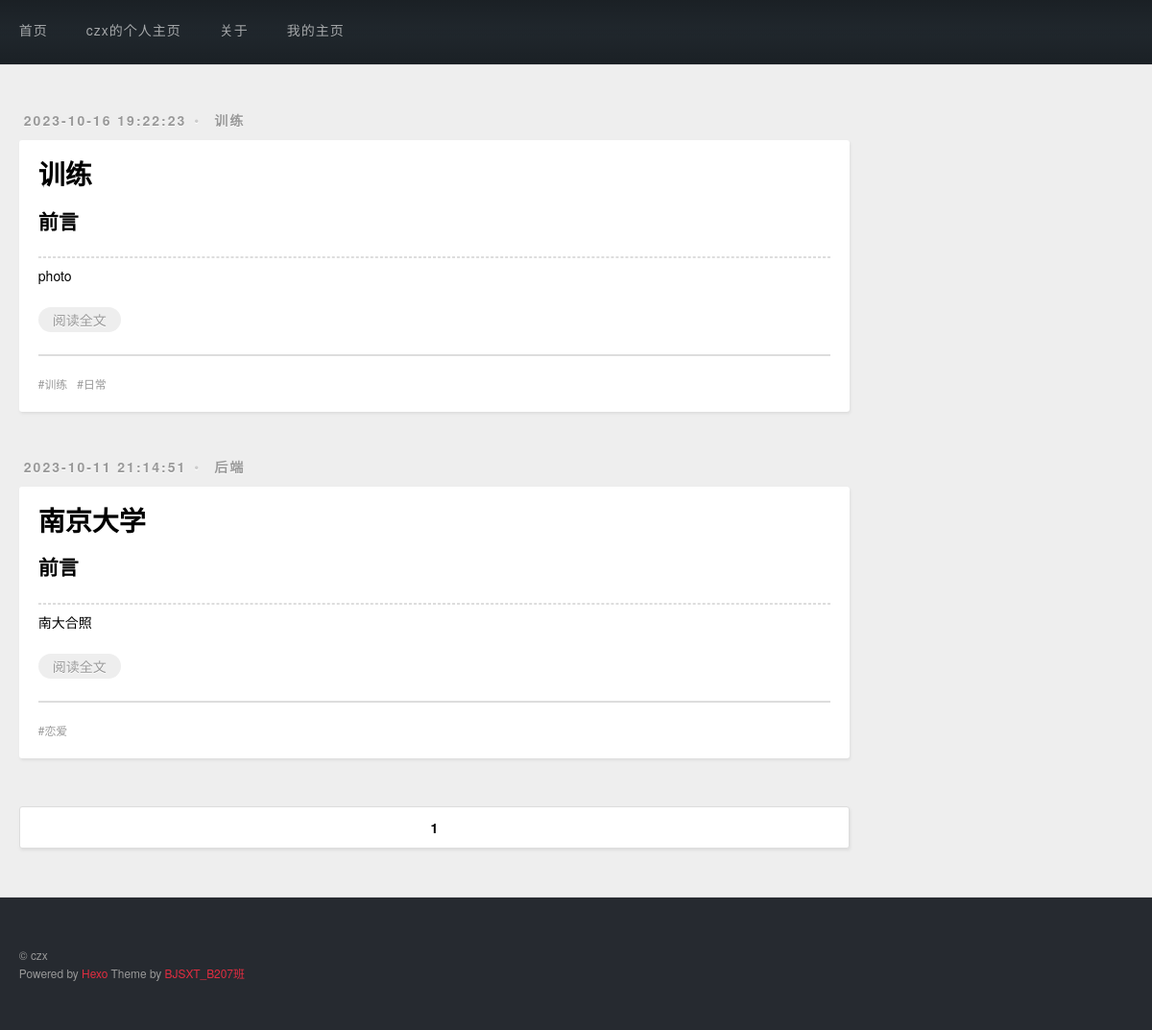
/show_user/1/1, run on the app's committed database.
### post/models.py (models this page shows, shortened)
class Post(models.Model):
    user = models.ForeignKey(User, verbose_name='用户名', default=1,on_delete=models.CASCADE)
    title = models.CharField(max_length=100, unique=True, verbose_name='标题')
    desc = models.CharField(max_length=200, verbose_name='简介')
    content = RichTextField(verbose_name='内容')
    created = models.DateTimeField(auto_now_add=True)
    modified = models.DateTimeField(auto_now=True)
    isdelete = models.BooleanField(default=False, verbose_name='是否删除')
    category = models.ForeignKey(Category, verbose_name='所属类别',default=1, on_delete=models.CASCADE)
    tag = models.ManyToManyField(Tag, verbose_name='所属标签')
    class Meta:
        db_table = 't_post'
        verbose_name_plural = '帖子'

class Category(models.Model):
    cname = models.CharField(max_length=30, unique=True, verbose_name='类别名称')
    class Meta:
        db_table = 't_category'
        verbose_name_plural = '类别'

class Tag(models.Model):
    tname = models.CharField(max_length=20, unique=True, verbose_name='标签名称')
    class Meta:
        db_table = 't_tag'
        verbose_name_plural = '标签'

### post/views.py (the view)
# urls.py: path('show_user/<int:user_id>/<int:page_id>', views.show_user, name='show_user'),
def show_user(request, user_id, page_id=1):
    user=get_object_or_404(User, id=user_id)
    username=user.username
    postList = Post.objects.filter(user=user_id).all().order_by('-created')
    page_obj = Paginator(postList,3)
    page_post = page_obj.page(page_id)
    begin = page_id - int(math.ceil(10.0/2))
    if begin <1:
        begin =1
    end = begin + 9
    if end > page_obj.num_pages:
        end = page_obj.num_pages
    if end <10:
        begin = 1
    else:
        begin = end -9
    page_list = range(begin,end+1)
    return render(request,'show_user.html',
                  {'postList':page_post,
                   'page_list':page_list,
                   'currentNum':page_id,
                   'username':username})

### post/plus.py (called while the page is built)
def getRightInfo(request):
    r_cate_post = Post.objects.values('category__cname','category').annotate(c=Count('*')).order_by('-c')
    r_recent_post = Post.objects.order_by('-created')[:3]
    cursor = connection.cursor()
    r_file_post = cursor.execute('select created,count("*") count from t_post GROUP by strftime("%Y-%m",created) order by count desc ')
    return {'r_cate_post':r_cate_post,'r_recent_post':r_recent_post,'r_file_post':r_file_post}

def getHeaderInfo(request):
    user = request.user
    return {'user':user}

### post/templates/show_user.html (shortened to what this page needs)
{% extends 'show_base.html' %}
{% load mymarkdown %}
{% block main_nav %}
    <nav id="main-nav">
        <a class="main-nav-link" href="{% url "choose" %}">首页</a>
        <a class="main-nav-link">{{username}}的个人主页</a>
        <a class="main-nav-link" href="/aboutme" target="_blank">关于</a>
        <a class="main-nav-link" href="/post">我的主页</a>
    </nav>
{% endblock %}
{% block main %}
    <div id="main">
        {% for post in postList %}
            <article class="article article-type-post">
            <div class="article-meta">
                <a class="article-date">
                    <time>{{ post.created|date:'Y-m-d H:i:s' }}</time>
                </a>
                <div class="article-category">
                    <a class="article-category-link" href="#" target="_blank">{{ post.category.cname }}</a>
                </div>
            </div>
            <div class="article-inner">
                <header class="article-header">
                    <h1 itemprop="name">
                        <a class="article-title" href="#" >{{ post.title }}</a>
                    </h1>
                </header>
                <div class="article-entry" itemprop="articleBody">
                    <h2>前言</h2>
                    <hr>
                    {{ post.desc }}
                    <p class="article-more-link">
                        <a href="/show_post/{{ post.id }}" >阅读全文</a>
                    </p>
                </div>
                <footer class="article-footer">
                    <ul class="article-tag-list">
                        {% for tag in post.tag.all %}
                            <li class="article-tag-list-item">
                                <a class="article-tag-list-link" href="#">{{ tag.tname }}</a>
                            </li>
                        {% endfor %}
                    </ul>
                </footer>
            </div>
        </article>
        {% endfor %}
        <nav id="page-nav">
                {% for page in page_list %}
                    {% if currentNum == page %}
                        <span class="page-number current">{{ page }}</span>
                    {% else %}
                        <a class="page-number" href="/post/page/{{ page }}">{{ page }}</a>
                    {% endif %}
                {% endfor %}
        </nav>
    </div>
{% endblock %}

### data on the page
Post: created "2023-10-16 19:22:23", category.cname "训练", title "训练", desc "photo"
Tag: tname "训练"
Tag: tname "日常"
Post: created "2023-10-11 21:14:51", category.cname "后端", title "南京大学", desc "南大合照"
Tag: tname "恋爱"

### other printed values
{{ username }} "czx"
{{ page }} "1"
